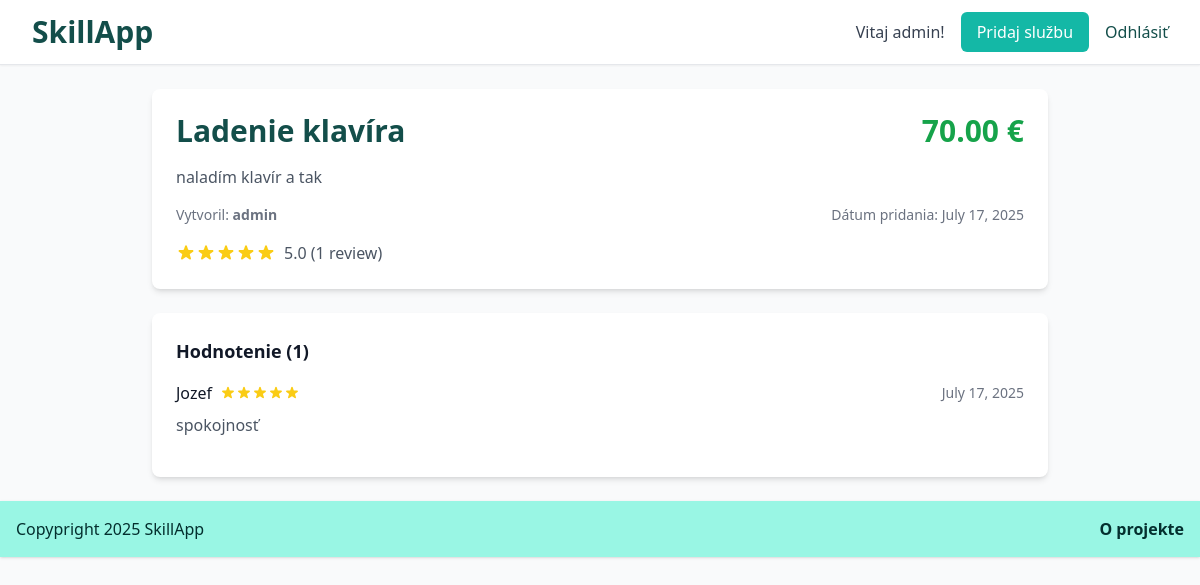
/service/1 (signed in), run on the app's committed database.
### models.py (models this page shows)
class User(UserMixin, db.Model):
    id = db.Column(db.Integer, primary_key=True)
    email = db.Column(db.String(120), unique=True, nullable=False)
    password = db.Column(db.String(60), nullable=False)
    name = db.Column(db.String(100), nullable=False)
    created_at = db.Column(db.DateTime, default=datetime.utcnow)
    services = db.relationship('Service', backref='provider', lazy=True)
    reviews = db.relationship('Review', backref='reviewer', lazy=True)  # Changed from 'Reviews' to 'Review'

class Service(db.Model):
    id = db.Column(db.Integer, primary_key=True)
    title = db.Column(db.String(200), nullable=False)
    description = db.Column(db.Text, nullable=False)
    price = db.Column(db.Float, nullable=False)
    created_at = db.Column(db.DateTime, default=datetime.utcnow)
    user_id = db.Column(db.Integer, db.ForeignKey('user.id'), nullable=False)
    reviews = db.relationship('Review', backref='service', lazy=True, cascade='all, delete-orphan')

class Review(db.Model):
    id = db.Column(db.Integer, primary_key=True)
    rating = db.Column(db.Integer, nullable=False)  # 1-5 stars
    comment = db.Column(db.Text)
    created_at = db.Column(db.DateTime, default=datetime.utcnow)
    user_id = db.Column(db.Integer, db.ForeignKey('user.id'), nullable=False)
    service_id = db.Column(db.Integer, db.ForeignKey('service.id'), nullable=False)
    __table_args__ = (db.UniqueConstraint('user_id', 'service_id'),)

### app.py (the view)
@app.route('/service/<int:service_id>')
def service_detail(service_id):
    service = Service.query.get_or_404(service_id)
    reviews = Review.query.filter_by(service_id=service_id).order_by(Review.created_at.desc()).all()
    if reviews:
        avg_rating = sum(r.rating for r in reviews) / len(reviews)
    else:
        avg_rating = 0
    return render_template('service_detail.html',
                           service=service,
                           reviews=reviews,
                           avg_rating=avg_rating)

### app.py (called while the page is built)
@login_manager.user_loader
def load_user(user_id):
    return User.query.get(int(user_id))

### templates/service_detail.html (shortened to what this page needs)
{% extends "base.html" %}
{% block content %}
<div class="max-w-4xl mx-auto">
    <div class="bg-white rounded-lg shadow-md p-6 mb-6">
        <div class="flex justify-between items-start mb-4">
            <h1 class="text-3xl font-bold text-teal-900">{{ service.title }}</h1>
            <span class="text-3xl font-bold text-green-600">{{ "%.2f"|format(service.price) }} €</span>
        </div>
        <p class="text-gray-600 mb-4">{{ service.description }}</p>
        <div class="flex items-center justify-between text-sm text-gray-500">
            <span>Vytvoril: <strong>{{ service.provider.name }}</strong></span>
            <span>Dátum pridania: {{ service.created_at.strftime('%B %d, %Y') }}</span>
        </div>
        {% if reviews %}
            <div class="mt-4 flex items-center">
                <div class="flex items-center">
                </div>
                <span class="ml-2 text-gray-600">{{ "%.1f"|format(avg_rating) }} ({{ reviews|length }} review{{ 's' if reviews|length != 1 else '' }})</span>
            </div>
        {% endif %}
    </div>
    <div class="bg-white rounded-lg shadow-md p-6">
        <h3 class="text-lg font-semibold text-gray-900 mb-4">
            Hodnotenie ({{ reviews|length }})
        </h3>
        {% if reviews %}
            <div class="space-y-4">
                {% for review in reviews %}
                    <div class="border-b border-gray-200 pb-4 last:border-b-0">
                        <div class="flex items-center justify-between mb-2">
                            <div class="flex items-center">
                                <span class="font-medium text-gray-900">{{ review.reviewer.name }}</span>
                                <div class="flex items-center ml-2">
                                </div>
                            </div>
                            <span class="text-sm text-gray-500">{{ review.created_at.strftime('%B %d, %Y') }}</span>
                        </div>
                        {% if review.comment %}
                            <p class="text-gray-600">{{ review.comment }}</p>
                        {% endif %}
                    </div>
                {% endfor %}
            </div>
        {% else %}
            <p class="text-gray-500">Žiadne hodnotenia. Pridaj ako prvý.</p>
        {% endif %}
    </div>
</div>
{% endblock %}

### templates/base.html (shortened to what this page needs)
<!DOCTYPE html>
<html lang="en">
<head>
    <script src="https://cdn.tailwindcss.com"></script>
</head>
<body class="bg-gray-50 min-h-screen">
    <nav class="bg-white shadow-sm border-b">
        <div class="max-w-7xl mx-auto px-4 sm:px-6 lg:px-8">
            <div class="flex justify-between h-16">
                <div class="flex items-center">
                    <a href="{{ url_for('index') }}" class="text-xl font-bold text-teal-900 text-2xl lg:text-3xl xl:text-4xl">
                        SkillApp
                    </a>
                </div>
                <div class="flex items-center space-x-4">
                    {% if current_user.is_authenticated %}
                        <span class="text-gray-700">Vitaj {{ current_user.name }}!</span>
                        <a href="{{ url_for('add_service') }}" class="bg-teal-500 hover:bg-teal-600 text-white px-4 py-2 rounded-md">
                            Pridaj službu
                        </a>
                        <a href="{{ url_for('logout') }}" class="text-teal-900 hover:text-gray-900">
                            Odhlásiť
                        </a>
                    {% endif %}
                </div>
            </div>
        </div>
    </nav>
    <main class="max-w-7xl mx-auto py-6 px-4 sm:px-6 lg:px-8">
        {% block content %}{% endblock %}
    </main>
    <footer class="bg-teal-200 text-teal-950 shadow p-4 flex justify-between sticky bottom-0 mt-auto">
        <p>Copypright 2025 SkillApp</p>
        <a class="font-bold text-teal-950 hover:text-teal-500" href="{{ url_for('about') }}">O projekte</a>
    </footer>
</body>
</html>

### data on the page
User: name "admin", provider.name "admin"
Service: title "Ladenie klavíra", price "70.00", description "naladím klavír a tak", created_at "July 17, 2025"
Review: reviewer.name "Jozef", rating 5 (drawn), created_at "July 17, 2025", comment "spokojnosť"

### other printed values
{{ "%.1f"|format(avg_rating) }} "5.0"
{{ reviews|length }} "1"
